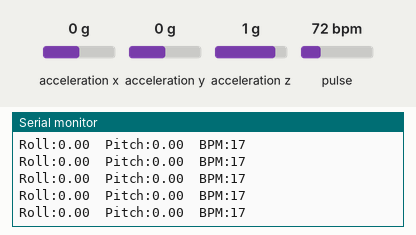
Simulated run of this sketch. Board: ESP32-S3. On the bench: the last lines printed to the serial monitor. The test bench sets the inputs (shaded band); at power-on: acceleration x 0 g, acceleration y 0 g, acceleration z 1 g, pulse 72 bpm.

Above: at 1.2 s.
1.3 s: acceleration x set to -1.4 g
At 2.1 s:
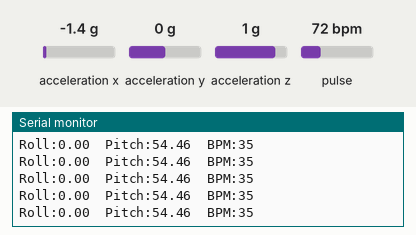
2.8 s: acceleration y set to -1.4 g
At 3.5 s:
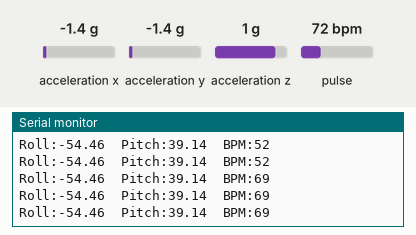
4.3 s: acceleration z set to -1.4 g
At 4.8 s:
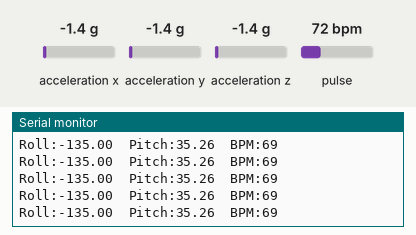
5.8 s: pulse set to 42 bpm
Timing chart, 0 to 8.3 s (numbered marks = the images above; inputs shaded):
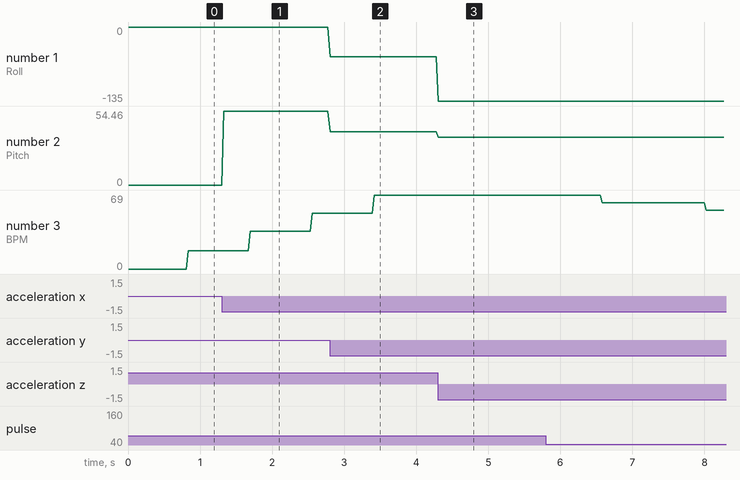

Measured:
- after the input at 1.3 s, the serial monitor: prints a new line at once (image 1)
- after the input at 2.8 s, the serial monitor: prints a new line at once (image 2)
- after the input at 4.3 s, the serial monitor: prints a new line at once (image 3)
- plotted number 1: 0 → -54.46 after the input at 2.8 s, -54.46 → -135 after the input at 4.3 s
- plotted number 2: 0 → 54.46 after the input at 1.3 s, 54.46 → 39.14 after the input at 2.8 s, 39.14 → 35.26 after the input at 4.3 s
- plotted number 3: 69 → 55 after the input at 5.8 s

The sketch:

IMU_Device.ino
```cpp
#include <Wire.h>
#include <LSM6DS3.h>
#include "MAX30105.h"
#include "heartRate.h"

// Khởi tạo cảm biến
LSM6DS3 myIMU(I2C_MODE, 0x6A);
MAX30105 particleSensor;

const byte RATE_SIZE = 4;
byte rates[RATE_SIZE];
byte rateSpot = 0;
long lastBeat = 0;
float beatsPerMinute;
int beatAvg;

void setup() {
  Serial.begin(115200);

  // Khởi tạo I2C cho chân 8 (SDA), 9 (SCL) của Super Mini
  Wire.begin(8, 9);

  // Kiểm tra LSM6DS3
  if (myIMU.begin() != 0) {
    Serial.println("Loi: Khong tim thay LSM6DS3!");
    pinMode(48, OUTPUT);
    digitalWrite(48, HIGH); // LED đỏ sáng nếu lỗi
    while(1);
  }

  // Kiểm tra MAX30102
  if (!particleSensor.begin(Wire, I2C_SPEED_FAST)) {
    Serial.println("Loi: Khong tim thay MAX30102!");
    while (1);
  }

  // Cấu hình thông số cho MAX30102
  particleSensor.setup();
  particleSensor.setPulseAmplitudeRed(0x0A);
  particleSensor.setPulseAmplitudeGreen(0);
}

void loop() {
  // 1. Đọc dữ liệu nhịp tim
  long irValue = particleSensor.getIR();

  if (checkForBeat(irValue) == true) {
    long delta = millis() - lastBeat;
    lastBeat = millis();
    beatsPerMinute = 60 / (delta / 1000.0);

    if (beatsPerMinute < 255 && beatsPerMinute > 20) {
      rates[rateSpot++] = (byte)beatsPerMinute;
      rateSpot %= RATE_SIZE;
      beatAvg = 0;
      for (byte x = 0 ; x < RATE_SIZE ; x++) beatAvg += rates[x];
      beatAvg /= RATE_SIZE;
    }
  }

  // 2. Đọc dữ liệu gia tốc (IMU)
  float ax = myIMU.readRawAccelX();
  float ay = myIMU.readRawAccelY();
  float az = myIMU.readRawAccelZ();

  // Tính toán góc nghiêng
  float roll = atan2(ay, az) * 180.0 / M_PI;
  float pitch = atan2(-ax, sqrt(ay * ay + az * az)) * 180.0 / M_PI;

  // 3. In dữ liệu Serial Debug
  Serial.print("Roll:"); Serial.print(roll);
  Serial.print("\tPitch:"); Serial.print(pitch);
  Serial.print("\tBPM:"); Serial.print(beatAvg);

  if (irValue < 50000) {
    Serial.println("\t[Vui long dat tay len cam bien]");
  } else {
    Serial.println();
  }

  delay(20);
}
```
